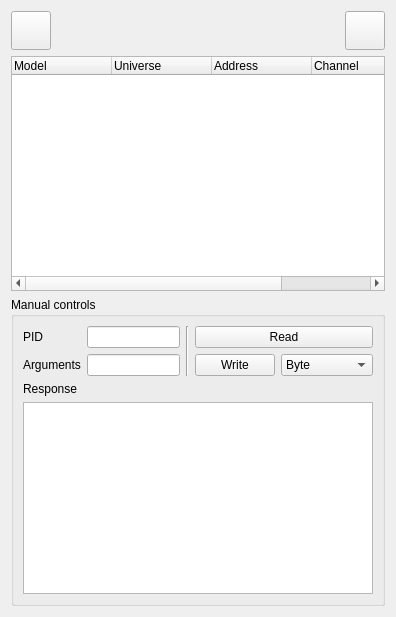
<?xml version="1.0" encoding="UTF-8"?>
<ui version="4.0">
 <class>RDMManager</class>
 <widget class="QWidget" name="RDMManager">
  <property name="geometry">
   <rect>
    <x>0</x>
    <y>0</y>
    <width>396</width>
    <height>617</height>
   </rect>
  </property>
  <property name="windowTitle">
   <string>Form</string>
  </property>
  <layout class="QVBoxLayout" name="verticalLayout">
   <item>
    <layout class="QHBoxLayout" name="horizontalLayout">
     <item>
      <widget class="QToolButton" name="m_refreshButton">
       <property name="toolTip">
        <string>Scan for RDM devices...</string>
       </property>
       <property name="text">
        <string notr="true"/>
       </property>
       <property name="icon">
        <iconset resource="qlcui.qrc">
         <normaloff>:/refresh.png</normaloff>:/refresh.png</iconset>
       </property>
       <property name="iconSize">
        <size>
         <width>32</width>
         <height>32</height>
        </size>
       </property>
      </widget>
     </item>
     <item>
      <spacer name="horizontalSpacer">
       <property name="orientation">
        <enum>Qt::Horizontal</enum>
       </property>
       <property name="sizeHint" stdset="0">
        <size>
         <width>40</width>
         <height>20</height>
        </size>
       </property>
      </spacer>
     </item>
     <item>
      <widget class="QToolButton" name="m_getInfoButton">
       <property name="toolTip">
        <string>Retrieve the selected fixture information</string>
       </property>
       <property name="icon">
        <iconset resource="qlcui.qrc">
         <normaloff>:/help.png</normaloff>:/help.png</iconset>
       </property>
       <property name="iconSize">
        <size>
         <width>32</width>
         <height>32</height>
        </size>
       </property>
      </widget>
     </item>
    </layout>
   </item>
   <item>
    <widget class="QTreeWidget" name="m_rdmTree">
     <property name="rootIsDecorated">
      <bool>false</bool>
     </property>
     <property name="allColumnsShowFocus">
      <bool>true</bool>
     </property>
     <column>
      <property name="text">
       <string>Model</string>
      </property>
     </column>
     <column>
      <property name="text">
       <string>Universe</string>
      </property>
     </column>
     <column>
      <property name="text">
       <string>Address</string>
      </property>
     </column>
     <column>
      <property name="text">
       <string>Channel</string>
      </property>
     </column>
     <column>
      <property name="text">
       <string>UID</string>
      </property>
     </column>
    </widget>
   </item>
   <item>
    <widget class="QGroupBox" name="groupBox">
     <property name="title">
      <string>Manual controls</string>
     </property>
     <layout class="QVBoxLayout" name="verticalLayout_2">
      <item>
       <layout class="QGridLayout" name="gridLayout">
        <item row="1" column="0">
         <widget class="QLabel" name="label_3">
          <property name="toolTip">
           <string/>
          </property>
          <property name="text">
           <string>Arguments</string>
          </property>
         </widget>
        </item>
        <item row="0" column="2" rowspan="2">
         <widget class="Line" name="line">
          <property name="orientation">
           <enum>Qt::Vertical</enum>
          </property>
         </widget>
        </item>
        <item row="1" column="1">
         <widget class="QLineEdit" name="m_pidArgsEdit">
          <property name="toolTip">
           <string extracomment="Enter the (optional) arguments to read the PID, separated by commas">A list of comma separated arguments</string>
          </property>
         </widget>
        </item>
        <item row="0" column="0">
         <widget class="QLabel" name="label">
          <property name="text">
           <string notr="true">PID</string>
          </property>
         </widget>
        </item>
        <item row="1" column="3">
         <widget class="QPushButton" name="m_writeButton">
          <property name="text">
           <string>Write</string>
          </property>
         </widget>
        </item>
        <item row="0" column="1">
         <widget class="QLineEdit" name="m_pidEdit">
          <property name="toolTip">
           <string extracomment="Enter a PID eiter in hex or decimal format"/>
          </property>
         </widget>
        </item>
        <item row="1" column="4">
         <widget class="QComboBox" name="m_dataTypeCombo">
          <item>
           <property name="text">
            <string>Byte</string>
           </property>
          </item>
          <item>
           <property name="text">
            <string>Short</string>
           </property>
          </item>
          <item>
           <property name="text">
            <string>Long</string>
           </property>
          </item>
          <item>
           <property name="text">
            <string>Array (Hex)</string>
           </property>
          </item>
         </widget>
        </item>
        <item row="0" column="3" colspan="2">
         <widget class="QPushButton" name="m_readButton">
          <property name="text">
           <string>Read</string>
          </property>
         </widget>
        </item>
       </layout>
      </item>
      <item>
       <widget class="QLabel" name="label_2">
        <property name="text">
         <string>Response</string>
        </property>
       </widget>
      </item>
      <item>
       <widget class="QTextEdit" name="m_pidResult">
        <property name="sizePolicy">
         <sizepolicy hsizetype="Expanding" vsizetype="Minimum">
          <horstretch>0</horstretch>
          <verstretch>0</verstretch>
         </sizepolicy>
        </property>
       </widget>
      </item>
     </layout>
    </widget>
   </item>
  </layout>
 </widget>
 <resources>
  <include location="qlcui.qrc"/>
 </resources>
 <connections/>
</ui>
